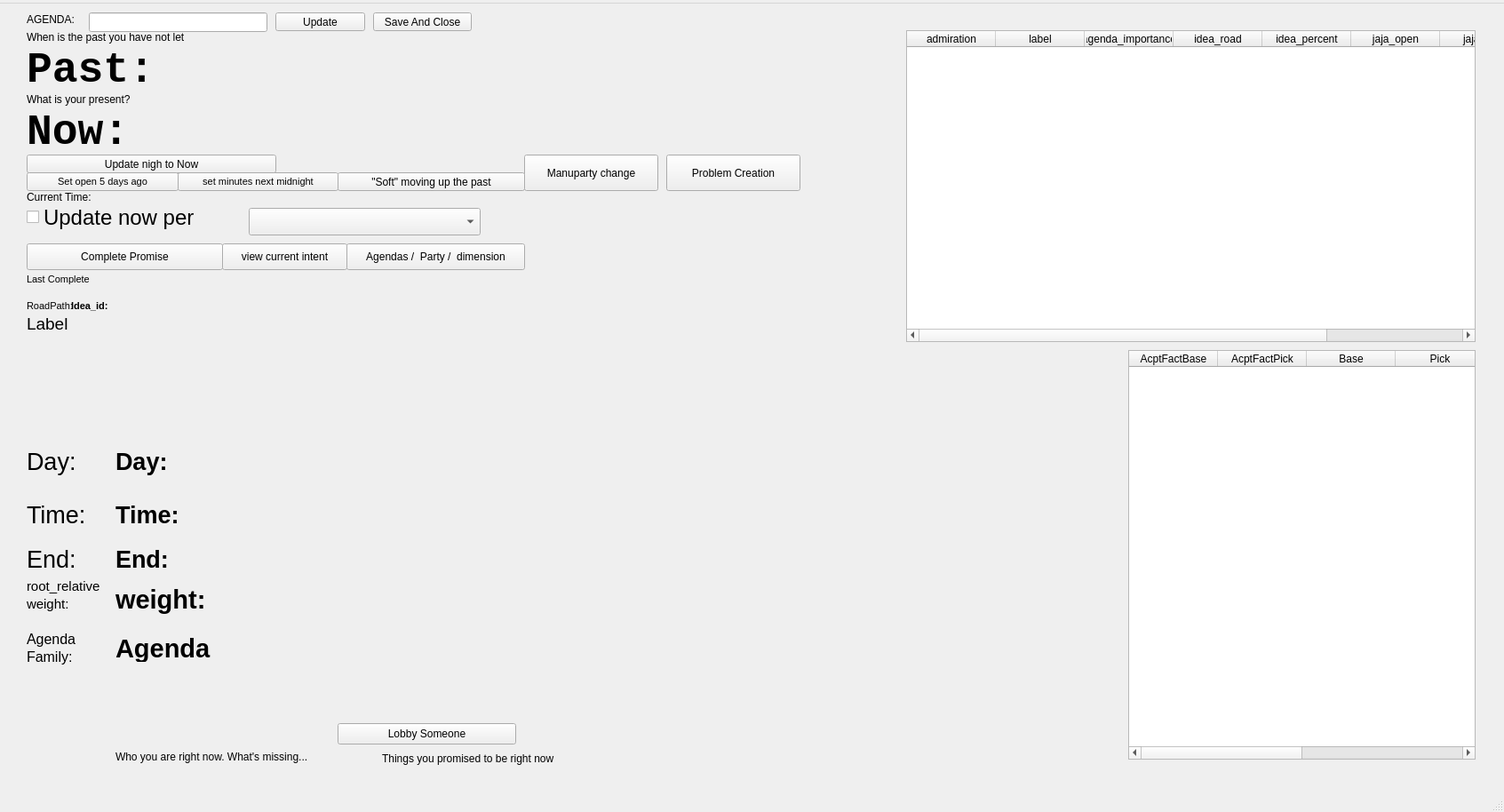
<?xml version="1.0" encoding="UTF-8"?>
<ui version="4.0">
 <class>MainWindow</class>
 <widget class="QMainWindow" name="MainWindow">
  <property name="geometry">
   <rect>
    <x>0</x>
    <y>0</y>
    <width>1693</width>
    <height>914</height>
   </rect>
  </property>
  <property name="windowkind">
   <string>MainWindow</string>
  </property>
  <widget class="QWidget" name="centralwidget">
   <widget class="QPushButton" name="editmain_button">
    <property name="geometry">
     <rect>
      <x>390</x>
      <y>270</y>
      <width>201</width>
      <height>30</height>
     </rect>
    </property>
    <property name="text">
     <string>Agendas /  Party /  dimension</string>
    </property>
   </widget>
   <widget class="QPushButton" name="acptfact_open_lower_spec1">
    <property name="geometry">
     <rect>
      <x>200</x>
      <y>190</y>
      <width>181</width>
      <height>21</height>
     </rect>
    </property>
    <property name="font">
     <font>
      <pointsize>8</pointsize>
     </font>
    </property>
    <property name="text">
     <string>set minutes next midnight</string>
    </property>
   </widget>
   <widget class="QPushButton" name="acptfact_nigh_now">
    <property name="geometry">
     <rect>
      <x>30</x>
      <y>170</y>
      <width>281</width>
      <height>21</height>
     </rect>
    </property>
    <property name="text">
     <string>Update nigh to Now</string>
    </property>
   </widget>
   <widget class="QPushButton" name="intent_task_complete">
    <property name="geometry">
     <rect>
      <x>30</x>
      <y>270</y>
      <width>221</width>
      <height>30</height>
     </rect>
    </property>
    <property name="text">
     <string>Complete Promise</string>
    </property>
   </widget>
   <widget class="QLabel" name="root_datetime_prev_l">
    <property name="geometry">
     <rect>
      <x>30</x>
      <y>50</y>
      <width>971</width>
      <height>51</height>
     </rect>
    </property>
    <property name="font">
     <font>
      <family>Courier New</family>
      <pointsize>36</pointsize>
      <weight>75</weight>
      <bold>true</bold>
     </font>
    </property>
    <property name="text">
     <string>Past:</string>
    </property>
   </widget>
   <widget class="QLabel" name="root_datetime_curr_l">
    <property name="geometry">
     <rect>
      <x>30</x>
      <y>120</y>
      <width>981</width>
      <height>51</height>
     </rect>
    </property>
    <property name="font">
     <font>
      <family>Courier New</family>
      <pointsize>36</pointsize>
      <weight>75</weight>
      <bold>true</bold>
     </font>
    </property>
    <property name="text">
     <string>Now:</string>
    </property>
   </widget>
   <widget class="QLabel" name="label_2">
    <property name="geometry">
     <rect>
      <x>30</x>
      <y>100</y>
      <width>141</width>
      <height>16</height>
     </rect>
    </property>
    <property name="text">
     <string>What is your present?</string>
    </property>
   </widget>
   <widget class="QLabel" name="label_3">
    <property name="geometry">
     <rect>
      <x>30</x>
      <y>30</y>
      <width>181</width>
      <height>16</height>
     </rect>
    </property>
    <property name="text">
     <string>When is the past you have not let go?</string>
    </property>
   </widget>
   <widget class="QLabel" name="label_intent_label_header">
    <property name="geometry">
     <rect>
      <x>30</x>
      <y>340</y>
      <width>141</width>
      <height>41</height>
     </rect>
    </property>
    <property name="font">
     <font>
      <pointsize>14</pointsize>
     </font>
    </property>
    <property name="text">
     <string>Label</string>
    </property>
   </widget>
   <widget class="QPushButton" name="root_datetime_view">
    <property name="geometry">
     <rect>
      <x>590</x>
      <y>170</y>
      <width>151</width>
      <height>41</height>
     </rect>
    </property>
    <property name="text">
     <string>Manuparty change</string>
    </property>
   </widget>
   <widget class="QPushButton" name="lobby_button">
    <property name="geometry">
     <rect>
      <x>380</x>
      <y>810</y>
      <width>201</width>
      <height>24</height>
     </rect>
    </property>
    <property name="text">
     <string>Lobby Someone</string>
    </property>
   </widget>
   <widget class="QLabel" name="label_7">
    <property name="geometry">
     <rect>
      <x>130</x>
      <y>840</y>
      <width>331</width>
      <height>16</height>
     </rect>
    </property>
    <property name="text">
     <string>Who you are right now. What's missing...</string>
    </property>
   </widget>
   <widget class="QCheckBox" name="cb_update_now_repeat">
    <property name="geometry">
     <rect>
      <x>30</x>
      <y>220</y>
      <width>371</width>
      <height>41</height>
     </rect>
    </property>
    <property name="font">
     <font>
      <pointsize>18</pointsize>
     </font>
    </property>
    <property name="text">
     <string>Update now per</string>
    </property>
   </widget>
   <widget class="QLabel" name="label_time_display">
    <property name="geometry">
     <rect>
      <x>30</x>
      <y>210</y>
      <width>261</width>
      <height>16</height>
     </rect>
    </property>
    <property name="text">
     <string>Current Time:</string>
    </property>
   </widget>
   <widget class="QPushButton" name="edit_intent_button">
    <property name="geometry">
     <rect>
      <x>250</x>
      <y>270</y>
      <width>141</width>
      <height>30</height>
     </rect>
    </property>
    <property name="text">
     <string>view current intent</string>
    </property>
   </widget>
   <widget class="QTableWidget" name="acptfacts_table">
    <property name="geometry">
     <rect>
      <x>1270</x>
      <y>390</y>
      <width>391</width>
      <height>461</height>
     </rect>
    </property>
    <column>
     <property name="text">
      <string>AcptFactBase</string>
     </property>
    </column>
    <column>
     <property name="text">
      <string>AcptFactPick</string>
     </property>
    </column>
    <column>
     <property name="text">
      <string>Base</string>
     </property>
    </column>
    <column>
     <property name="text">
      <string>Pick</string>
     </property>
    </column>
    <column>
     <property name="text">
      <string>Open</string>
     </property>
    </column>
    <column>
     <property name="text">
      <string>Close</string>
     </property>
    </column>
   </widget>
   <widget class="QLabel" name="agenda_l">
    <property name="geometry">
     <rect>
      <x>30</x>
      <y>10</y>
      <width>91</width>
      <height>16</height>
     </rect>
    </property>
    <property name="text">
     <string>AGENDA: </string>
    </property>
   </widget>
   <widget class="QPushButton" name="agenda_label_update_button">
    <property name="geometry">
     <rect>
      <x>310</x>
      <y>10</y>
      <width>101</width>
      <height>21</height>
     </rect>
    </property>
    <property name="text">
     <string>Update</string>
    </property>
   </widget>
   <widget class="QLineEdit" name="agenda_healer">
    <property name="geometry">
     <rect>
      <x>100</x>
      <y>10</y>
      <width>201</width>
      <height>22</height>
     </rect>
    </property>
   </widget>
   <widget class="QLabel" name="label_intent_day_header">
    <property name="geometry">
     <rect>
      <x>30</x>
      <y>500</y>
      <width>91</width>
      <height>31</height>
     </rect>
    </property>
    <property name="font">
     <font>
      <pointsize>20</pointsize>
     </font>
    </property>
    <property name="text">
     <string>Day:</string>
    </property>
   </widget>
   <widget class="QLabel" name="label_intent_time_header">
    <property name="geometry">
     <rect>
      <x>30</x>
      <y>560</y>
      <width>91</width>
      <height>31</height>
     </rect>
    </property>
    <property name="font">
     <font>
      <pointsize>20</pointsize>
     </font>
    </property>
    <property name="text">
     <string>Time:</string>
    </property>
   </widget>
   <widget class="QLabel" name="label_intent_end_header">
    <property name="geometry">
     <rect>
      <x>30</x>
      <y>610</y>
      <width>91</width>
      <height>31</height>
     </rect>
    </property>
    <property name="font">
     <font>
      <pointsize>20</pointsize>
     </font>
    </property>
    <property name="text">
     <string>End:</string>
    </property>
   </widget>
   <widget class="QLabel" name="label_intent_agenda_importance_header1">
    <property name="geometry">
     <rect>
      <x>30</x>
      <y>640</y>
      <width>91</width>
      <height>31</height>
     </rect>
    </property>
    <property name="font">
     <font>
      <pointsize>11</pointsize>
     </font>
    </property>
    <property name="text">
     <string>root_relative</string>
    </property>
   </widget>
   <widget class="QLabel" name="label_intent_family_header1">
    <property name="geometry">
     <rect>
      <x>30</x>
      <y>700</y>
      <width>81</width>
      <height>31</height>
     </rect>
    </property>
    <property name="font">
     <font>
      <pointsize>12</pointsize>
     </font>
    </property>
    <property name="text">
     <string>Agenda</string>
    </property>
   </widget>
   <widget class="QLabel" name="label_intent_road_header">
    <property name="geometry">
     <rect>
      <x>30</x>
      <y>320</y>
      <width>71</width>
      <height>41</height>
     </rect>
    </property>
    <property name="font">
     <font>
      <pointsize>8</pointsize>
     </font>
    </property>
    <property name="text">
     <string>RoadPath:</string>
    </property>
   </widget>
   <widget class="QLabel" name="label_intent_label_data">
    <property name="geometry">
     <rect>
      <x>150</x>
      <y>340</y>
      <width>861</width>
      <height>71</height>
     </rect>
    </property>
    <property name="font">
     <font>
      <pointsize>36</pointsize>
     </font>
    </property>
    <property name="text">
     <string/>
    </property>
    <property name="wordWrap">
     <bool>true</bool>
    </property>
   </widget>
   <widget class="QLabel" name="label_intent_family_header2">
    <property name="geometry">
     <rect>
      <x>30</x>
      <y>720</y>
      <width>81</width>
      <height>31</height>
     </rect>
    </property>
    <property name="font">
     <font>
      <pointsize>12</pointsize>
     </font>
    </property>
    <property name="text">
     <string>Family:</string>
    </property>
   </widget>
   <widget class="QLabel" name="label_intent_agenda_importance_header2">
    <property name="geometry">
     <rect>
      <x>30</x>
      <y>660</y>
      <width>101</width>
      <height>31</height>
     </rect>
    </property>
    <property name="font">
     <font>
      <pointsize>11</pointsize>
     </font>
    </property>
    <property name="text">
     <string>weight:</string>
    </property>
   </widget>
   <widget class="QLabel" name="label_intent_road_data">
    <property name="geometry">
     <rect>
      <x>80</x>
      <y>330</y>
      <width>561</width>
      <height>21</height>
     </rect>
    </property>
    <property name="font">
     <font>
      <pointsize>8</pointsize>
      <weight>75</weight>
      <bold>true</bold>
     </font>
    </property>
    <property name="text">
     <string>Idea_id:</string>
    </property>
   </widget>
   <widget class="QLabel" name="label_intent_family_data">
    <property name="geometry">
     <rect>
      <x>130</x>
      <y>710</y>
      <width>221</width>
      <height>31</height>
     </rect>
    </property>
    <property name="font">
     <font>
      <pointsize>22</pointsize>
      <weight>75</weight>
      <bold>true</bold>
     </font>
    </property>
    <property name="text">
     <string>Agenda</string>
    </property>
   </widget>
   <widget class="QLabel" name="label_intent_agenda_importance_data">
    <property name="geometry">
     <rect>
      <x>130</x>
      <y>650</y>
      <width>221</width>
      <height>41</height>
     </rect>
    </property>
    <property name="font">
     <font>
      <pointsize>22</pointsize>
      <weight>75</weight>
      <bold>true</bold>
     </font>
    </property>
    <property name="text">
     <string>weight:</string>
    </property>
   </widget>
   <widget class="QLabel" name="label_intent_end_data">
    <property name="geometry">
     <rect>
      <x>130</x>
      <y>610</y>
      <width>221</width>
      <height>31</height>
     </rect>
    </property>
    <property name="font">
     <font>
      <pointsize>20</pointsize>
      <weight>75</weight>
      <bold>true</bold>
     </font>
    </property>
    <property name="text">
     <string>End:</string>
    </property>
   </widget>
   <widget class="QLabel" name="label_intent_time_data">
    <property name="geometry">
     <rect>
      <x>130</x>
      <y>560</y>
      <width>221</width>
      <height>31</height>
     </rect>
    </property>
    <property name="font">
     <font>
      <pointsize>20</pointsize>
      <weight>75</weight>
      <bold>true</bold>
     </font>
    </property>
    <property name="text">
     <string>Time:</string>
    </property>
   </widget>
   <widget class="QLabel" name="label_intent_day_data">
    <property name="geometry">
     <rect>
      <x>130</x>
      <y>500</y>
      <width>221</width>
      <height>31</height>
     </rect>
    </property>
    <property name="font">
     <font>
      <pointsize>20</pointsize>
      <weight>75</weight>
      <bold>true</bold>
     </font>
    </property>
    <property name="text">
     <string>Day:</string>
    </property>
   </widget>
   <widget class="QComboBox" name="update_now_time_frame">
    <property name="geometry">
     <rect>
      <x>280</x>
      <y>230</y>
      <width>261</width>
      <height>31</height>
     </rect>
    </property>
    <property name="font">
     <font>
      <pointsize>14</pointsize>
     </font>
    </property>
   </widget>
   <widget class="QPushButton" name="acptfact_open_soft_spec1">
    <property name="geometry">
     <rect>
      <x>380</x>
      <y>190</y>
      <width>211</width>
      <height>21</height>
     </rect>
    </property>
    <property name="text">
     <string>&quot;Soft&quot; moving up the past</string>
    </property>
   </widget>
   <widget class="QTableWidget" name="intent_states">
    <property name="geometry">
     <rect>
      <x>1020</x>
      <y>30</y>
      <width>641</width>
      <height>351</height>
     </rect>
    </property>
    <property name="sizeAdjustPolicy">
     <enum>QAbstractScrollArea::AdjustToContents</enum>
    </property>
    <column>
     <property name="text">
      <string>admiration</string>
     </property>
    </column>
    <column>
     <property name="text">
      <string>label</string>
     </property>
    </column>
    <column>
     <property name="text">
      <string>agenda_importance</string>
     </property>
    </column>
    <column>
     <property name="text">
      <string>idea_road</string>
     </property>
    </column>
    <column>
     <property name="text">
      <string>idea_percent</string>
     </property>
    </column>
    <column>
     <property name="text">
      <string>jaja_open</string>
     </property>
    </column>
    <column>
     <property name="text">
      <string>jaja_nigh</string>
     </property>
    </column>
    <column>
     <property name="text">
      <string>range_source_road</string>
     </property>
    </column>
   </widget>
   <widget class="QLabel" name="label_8">
    <property name="geometry">
     <rect>
      <x>430</x>
      <y>840</y>
      <width>331</width>
      <height>20</height>
     </rect>
    </property>
    <property name="text">
     <string>Things you promised to be right now</string>
    </property>
   </widget>
   <widget class="QPushButton" name="acptfact_open_5daysago">
    <property name="geometry">
     <rect>
      <x>30</x>
      <y>190</y>
      <width>171</width>
      <height>21</height>
     </rect>
    </property>
    <property name="font">
     <font>
      <pointsize>8</pointsize>
     </font>
    </property>
    <property name="text">
     <string>Set open 5 days ago</string>
    </property>
   </widget>
   <widget class="QLabel" name="label_last_label">
    <property name="geometry">
     <rect>
      <x>120</x>
      <y>300</y>
      <width>891</width>
      <height>21</height>
     </rect>
    </property>
    <property name="font">
     <font>
      <pointsize>8</pointsize>
      <weight>75</weight>
      <bold>true</bold>
     </font>
    </property>
    <property name="text">
     <string/>
    </property>
   </widget>
   <widget class="QLabel" name="label_last_burb">
    <property name="geometry">
     <rect>
      <x>30</x>
      <y>300</y>
      <width>71</width>
      <height>21</height>
     </rect>
    </property>
    <property name="font">
     <font>
      <pointsize>8</pointsize>
     </font>
    </property>
    <property name="text">
     <string>Last Complete:</string>
    </property>
   </widget>
   <widget class="QPushButton" name="problem_popup_button">
    <property name="geometry">
     <rect>
      <x>750</x>
      <y>170</y>
      <width>151</width>
      <height>41</height>
     </rect>
    </property>
    <property name="text">
     <string>Problem Creation</string>
    </property>
   </widget>
   <widget class="QLabel" name="current_file_path_l">
    <property name="geometry">
     <rect>
      <x>540</x>
      <y>10</y>
      <width>471</width>
      <height>20</height>
     </rect>
    </property>
    <property name="text">
     <string/>
    </property>
   </widget>
   <widget class="QPushButton" name="save_close_button">
    <property name="geometry">
     <rect>
      <x>420</x>
      <y>10</y>
      <width>111</width>
      <height>21</height>
     </rect>
    </property>
    <property name="text">
     <string>Save And Close</string>
    </property>
   </widget>
  </widget>
  <widget class="QMenuBar" name="menubar">
   <property name="geometry">
    <rect>
     <x>0</x>
     <y>0</y>
     <width>1693</width>
     <height>21</height>
    </rect>
   </property>
   <property name="accessiblePID">
    <string>File</string>
   </property>
   <property name="accessibleDescription">
    <string>General Operations</string>
   </property>
   <widget class="QMenu" name="file_menu">
    <property name="kind">
     <string>File</string>
    </property>
    <addaction name="fm_new"/>
    <addaction name="fm_open"/>
    <addaction name="fm_save"/>
    <addaction name="save_as"/>
   </widget>
   <addaction name="file_menu"/>
  </widget>
  <widget class="QStatusBar" name="statusbar"/>
  <action name="fm_open">
   <property name="checkable">
    <bool>false</bool>
   </property>
   <property name="text">
    <string>Open</string>
   </property>
  </action>
  <action name="fm_save">
   <property name="text">
    <string>Save</string>
   </property>
  </action>
  <action name="save_as">
   <property name="text">
    <string>Save as...</string>
   </property>
  </action>
  <action name="fm_new">
   <property name="text">
    <string>New</string>
   </property>
  </action>
 </widget>
 <resources/>
 <connections/>
</ui>
